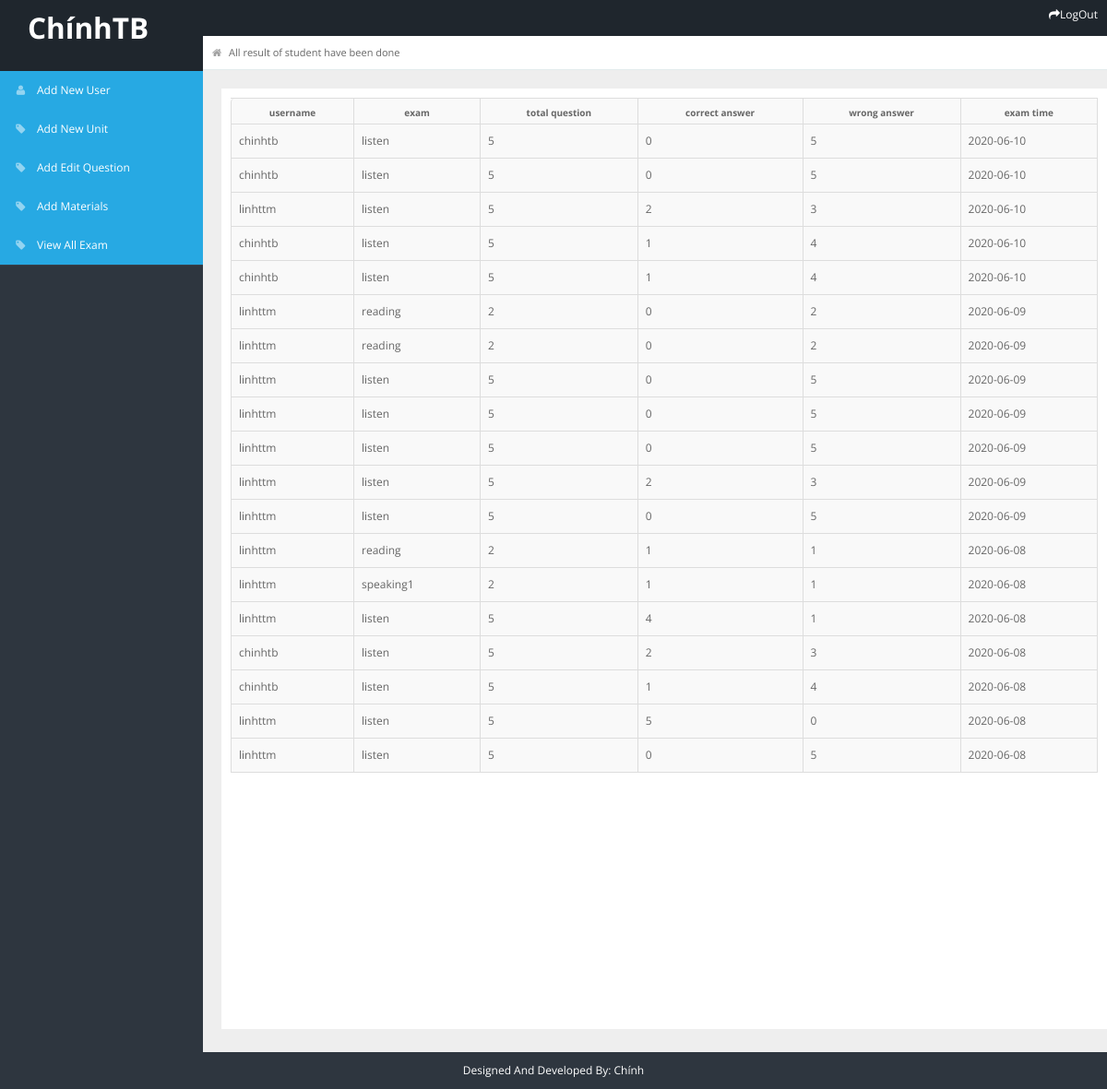
Screenshot of /view_result_by_admin.php with the database file from the repository.
### tables this page shows
CREATE TABLE `exam_result` (
  `id` int(5) NOT NULL,
  `username` varchar(100) NOT NULL,
  `email` varchar(100) NOT NULL,
  `exam` varchar(100) NOT NULL,
  `total_question` varchar(100) NOT NULL,
  `correct_answer` varchar(10) NOT NULL,
  `wrong_answer` varchar(10) NOT NULL,
  `exam_time` varchar(50) NOT NULL
);

### view_result_by_admin.php (the view, shortened to what this page needs)
<?php
include "header.php";
include "connection.php";
?>
<div id="content">
    <div id="content-header">
        <div id="breadcrumb"><a href="home.php"  class="tip-bottom"><i class="icon-home"></i>
            All result of student have been done</a></div>
    </div>
    <div class="container-fluid">
        <div class="row-fluid" style="background-color: white; min-height: 1000px; padding:10px;">
        <?php
    $res=mysqli_query($link,"select * from exam_result ORDER BY id DESC");
    $count=mysqli_num_rows($res);
    if($count==0)
    {
         ?>
            <h1 style="text-align: center;">No results have been done</h1>
         <?php
    }
    else{
        echo "<table class='table table-bordered table-striped'>";
        echo "<tr >";
        echo "<th>"; echo"username"; echo"</th>";
        echo "<th>"; echo"exam"; echo"</th>";
        echo "<th>"; echo"total question"; echo"</th>";
        echo "<th>"; echo"correct answer"; echo"</th>";
        echo "<th>"; echo"wrong answer"; echo"</th>";
        echo "<th>"; echo"exam time"; echo"</th>";
        echo "<tr>";
        while($row=mysqli_fetch_array($res))
        {
            echo "<tr>";
            echo "<td>"; echo $row["username"]; echo"</td>";
            echo "<td>"; echo $row["exam"]; echo"</td>";
            echo "<td>"; echo $row["total_question"]; echo"</td>";
            echo "<td>"; echo $row["correct_answer"]; echo"</td>";
            echo "<td>"; echo $row["wrong_answer"]; echo"</td>";
            echo "<td>"; echo $row["exam_time"]; echo"</td>";
            echo "<tr>";
        }
        echo "</table>";
    }
    ?>
        </div>
    </div>
</div>
<?php
include "footer.php";
?>

### css/matrix-style.css (style rules this page uses)
* { outline:none !important; -moz-outline: none !important; }
html, body { height:100% }
body { overflow-x: hidden; margin-top: -10px; font-family: 'Open Sans', sans-serif; font-size:12px; color:#666; }
a { color:#666; }
select, textarea, input[type="text"], input[type="password"], input[type="datetime"], input[type="datetime-local"], input[type="date"], input[type="month"], input[type="time"], input[type="week"], input[type="number"], input[type="email"], input[type="url"], input[type="search"], input[type="tel"], input[type="color"], .uneditable-input, .label, .dropdown-menu, .btn, .well, .progress, .table-bordered, .btn-group > .btn:first-child, .btn-group > .btn:last-child, .btn-group > .btn:last-child, .btn-group > .dropdown-toggle, .alert { border-radius:0px; }
#content { background: none repeat scroll 0 0 #eeeeee; margin-left: 220px; margin-right: 0; padding-bottom: 25px; position: relative; min-height:100%; width: auto; }
#content-header { position: abslute; width: 100%; margin-top: -38px; z-index: 20; }
.container-fluid .row-fluid:first-child { margin-top: 20px; }
#breadcrumb { background-color: #fff; border-bottom: 1px solid #e3ebed; }
#breadcrumb a { padding: 8px 20px 8px 10px; display: inline-block; background-image: url('../img/breadcrumb.png'); background-position: center right; background-repeat: no-repeat; font-size: 11px; color: #666666; }
#breadcrumb a:last-child { background-image:none; }
#breadcrumb a i { margin-right: 5px; opacity: .6; }
.stat-boxes .peity_bar_good, .stat-boxes .peity_line_good, { color: #459D1C; }
.widget-title, .modal-header, .table th, div.dataTables_wrapper .ui-widget-header { background:#efefef; border-bottom: 1px solid #CDCDCD; height: 36px; }
.table th { height: auto; font-size: 10px; padding: 5px 10px 2px; border-bottom: 0; text-align: center; color: #666666; }

### css/matrix-media.css (style rules this page uses)
body { background:#2E363F; }

### rows the page displays
exam_result: username "chinhtb", exam "listen", total_question "5", correct_answer "0", wrong_answer "5", exam_time "2020-06-10"
exam_result: username "chinhtb", exam "listen", total_question "5", correct_answer "0", wrong_answer "5", exam_time "2020-06-10"
exam_result: username "linhttm", exam "listen", total_question "5", correct_answer "2", wrong_answer "3", exam_time "2020-06-10"
exam_result: username "chinhtb", exam "listen", total_question "5", correct_answer "1", wrong_answer "4", exam_time "2020-06-10"
exam_result: username "chinhtb", exam "listen", total_question "5", correct_answer "1", wrong_answer "4", exam_time "2020-06-10"
exam_result: username "linhttm", exam "reading", total_question "2", correct_answer "0", wrong_answer "2", exam_time "2020-06-09"
exam_result: username "linhttm", exam "reading", total_question "2", correct_answer "0", wrong_answer "2", exam_time "2020-06-09"
exam_result: username "linhttm", exam "listen", total_question "5", correct_answer "0", wrong_answer "5", exam_time "2020-06-09"
exam_result: username "linhttm", exam "listen", total_question "5", correct_answer "0", wrong_answer "5", exam_time "2020-06-09"
exam_result: username "linhttm", exam "listen", total_question "5", correct_answer "0", wrong_answer "5", exam_time "2020-06-09"
exam_result: username "linhttm", exam "listen", total_question "5", correct_answer "2", wrong_answer "3", exam_time "2020-06-09"
exam_result: username "linhttm", exam "listen", total_question "5", correct_answer "0", wrong_answer "5", exam_time "2020-06-09"
exam_result: username "linhttm", exam "reading", total_question "2", correct_answer "1", wrong_answer "1", exam_time "2020-06-08"
exam_result: username "linhttm", exam "speaking1", total_question "2", correct_answer "1", wrong_answer "1", exam_time "2020-06-08"
exam_result: username "linhttm", exam "listen", total_question "5", correct_answer "4", wrong_answer "1", exam_time "2020-06-08"
exam_result: username "chinhtb", exam "listen", total_question "5", correct_answer "2", wrong_answer "3", exam_time "2020-06-08"
exam_result: username "chinhtb", exam "listen", total_question "5", correct_answer "1", wrong_answer "4", exam_time "2020-06-08"
exam_result: username "linhttm", exam "listen", total_question "5", correct_answer "5", wrong_answer "0", exam_time "2020-06-08"
exam_result: username "linhttm", exam "listen", total_question "5", correct_answer "0", wrong_answer "5", exam_time "2020-06-08"
